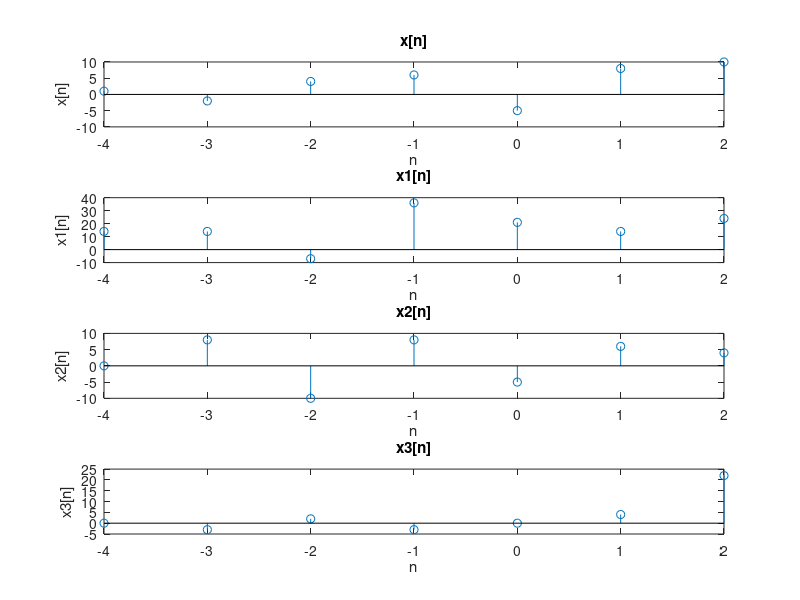

Here is the MATLAB script that generated this plot:
x = [1,-2,4,6,-5,8,10];
n = -4:2;

x1 = 3 .* [x(3:end) zeros(1,2)] + [zeros(1,4) x(1:3)] + 2 .* x;
x2 = [x(5:end) zeros(1,4)] .* [zeros(1,1) x(1:6)] + [zeros(1,2) x(end:-1:3)];

x3 = zeros(1, length(x));

for k = 1 : 1 : 5
    x3 = x3 + n .* [zeros(1,k) x(1:length(x) - k)];
end
figure('Name','problem 5');
subplot(4,1,1);
stem(n,x);
xlabel('n');
ylabel('x[n]');
title('x[n]');

subplot(4,1,2);
stem(n,x1);
xlabel('n');
ylabel('x1[n]');
title('x1[n]');

subplot(4,1,3);
stem(n,x2);
xlabel('n');
ylabel('x2[n]');
title('x2[n]');

subplot(4,1,4);
stem(n,x3);
xlabel('n');
ylabel('x3[n]');
title('x3[n]');